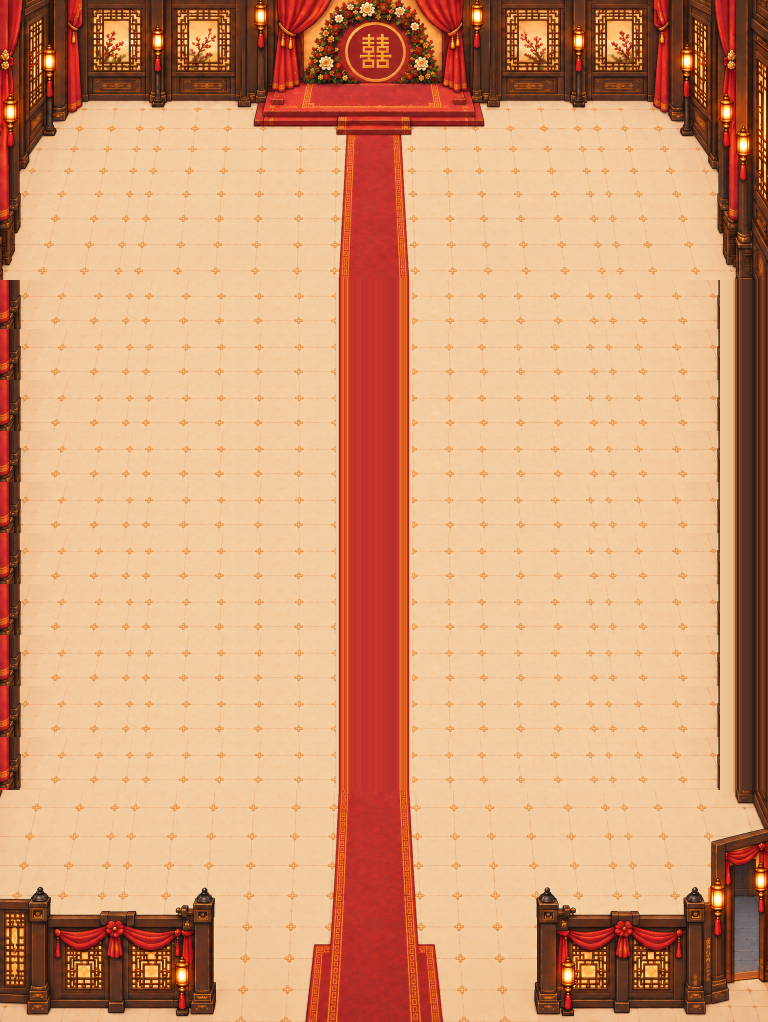
#> input picture godot/tools/layout_55/base.png, 1536 x 2044 px (shown at 1/2 size)
$ python -i '画示意图.py'   (imports and definitions only)
#> lines starting #> are read from the running program, lines starting #| are printed output that depends on the picture
#> `sheet=Image.new("RGB",(540,1400)); sheet.paste(imgs["base"][0],(0,0));..`: sheet: PIL image 540x1400 RGB; every value is 0
# 化妆间 甲乙丙 示意图（总002）：GPT 精修缩 1 倍后拼；拉开的屋子用一段干净地板红毯往下接，只是示意
import json
from PIL import Image,ImageDraw,ImageFont
GPT="/Users/kayra_ayu/Desktop/苏七镇奇缘/游戏制作中-gpt 和 claude 合作/地图一-苏七镇/罗曼山庄/003-后厅/化妆间-精修-v1/"
TAB=GPT+"../化妆间-代码零件-v1/零件表.json"
CHR="/Users/kayra_ayu/Desktop/苏七镇奇缘/苏七镇奇缘-claude 总文件/godot/assets/characters/lm/"
# [1 line not run here, left out]
def s1(f):
    im=Image.open(f).convert("RGBA"); s=im.resize((im.width//4,im.height//4),Image.NEAREST)
    a=s.getchannel("A").point(lambda v:255 if v>=128 else 0); return s.convert("RGB"),a
# [1 line that did not run here, left out]
# [4 lines not run here, left out]
pal=sheet.quantize(colors=64,method=Image.Quantize.FASTOCTREE,dither=Image.Dither.NONE)
def q(name):
    r,a=imgs[name]; t=r.quantize(palette=pal,dither=Image.Dither.NONE).convert("RGBA"); t.putalpha(a); return t
# [1 line that did not run here, left out]
# [1 line that did not run here, left out]
CUTS=[190,272,372,472,575]   # 每排家具脚下往下一点，从这里插进空地
CLEAN=(300,400)              # 拿这一段干净地板+红毯往下接
def room(extra):
    if extra==0: H=960
    else: H=960+extra
    per=extra//len(CUTS) if extra else 0
    r=Image.new("RGBA",(540,H))
    # 底图：按切口分段，中间接干净段
    y0=0; out=0
    for c in CUTS+[960]:
        seg=base.crop((0,y0,540,c)); r.alpha_composite(seg,(0,out)); out+=c-y0; y0=c
        if c!=960 and per:
            k=0
            while k<per:
                h=min(CLEAN[1]-CLEAN[0],per-k)
                r.alpha_composite(base.crop((0,CLEAN[0],540,CLEAN[0]+h)),(0,out)); out+=h; k+=h
    def shift(yfoot): return sum(per for c in CUTS if yfoot>c)
    for p in sorted(parts[1:],key=lambda p:p["foot_y"]):
        f=p["foot_y"]//4
        r.alpha_composite(Q[p["名字"]],(p["x"]//4,p["y"]//4+shift(f)))
    return r,shift
def person(r,shift,code,fr,x,foot):
    sp=Image.open(CHR+f"chr_LM-GUEST-{code}.png").convert("RGBA")
    r.alpha_composite(sp.crop((fr*64,0,fr*64+64,84)),(x-32,foot+shift(foot)-84))
font=ImageFont.truetype("/System/Library/Fonts/Hiragino Sans GB.ttc",30)
small=ImageFont.truetype("/System/Library/Fonts/Hiragino Sans GB.ttc",24)
cols=[]
# [10 lines not run here, left out]
CW=560; TOP=110; TH=1920//2+20
W=CW*4; H=TOP+TH+60+960+30
out=Image.new("RGB",(W,H),(32,27,24)); d=ImageDraw.Draw(out)
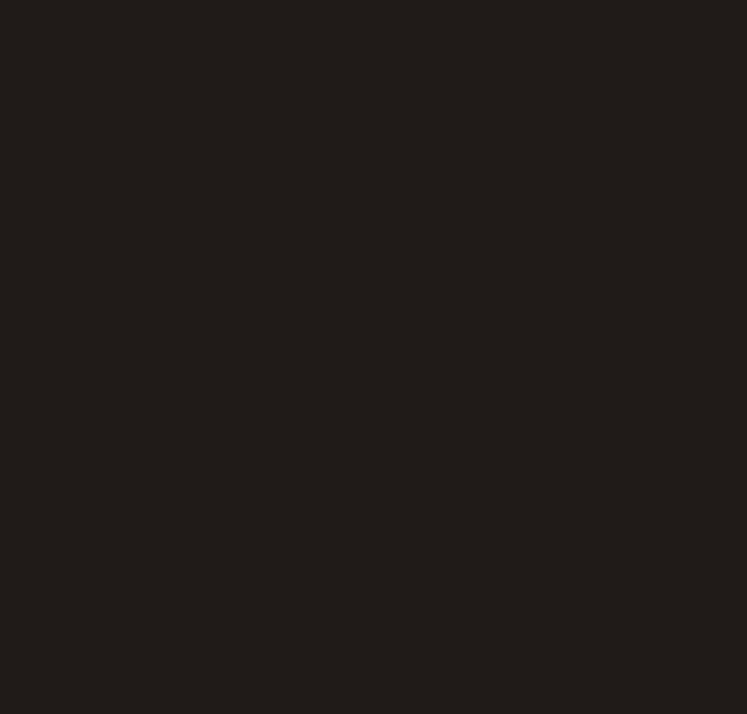
#> out: PIL image 2240x2140 RGB (shown at 1/3 size); mean R, G, B 32, 27, 24
# [11 lines not run here, left out]

>>> result = s1('../../tools/layout_55/base.png')
#> in s1, `s = im.resize((im.width // 4, im.height // 4), Image.NEAREST)`:
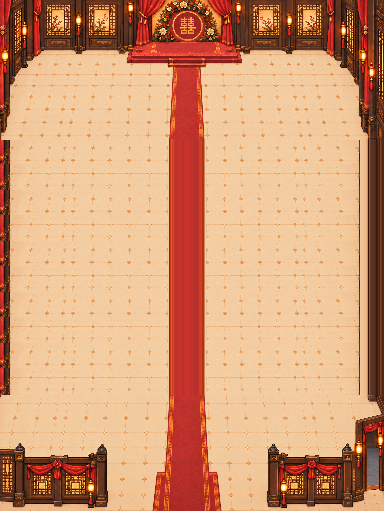
#> s: PIL image 384x511 RGBA; mean R, G, B, A 210.9, 155.7, 117.6, 255
#> in s1, `a = s.getchannel('A').point(lambda v: 255 if v >= 128 else 0)`: a: PIL image 384x511 L; every value is 255
